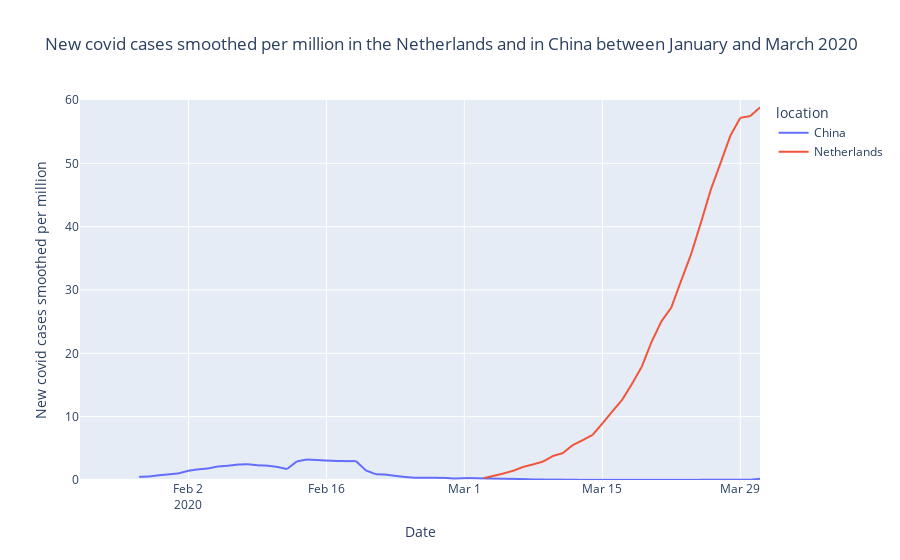

The notebook cell this image was saved under:
### Markdown cell above
As the graph above shows, China has indeed recorded very few cases. The Netherlands, on the other hand, has a curve that is dictated by the different epidemic waves. China's curve even seems to be constantly zero. However, they did consider some cases as shown below:

### Code cell
#Interactive plot (color makes possible to select on right of graph)
fig = px.line(Covid_China, x='date', y= 'new_cases_smoothed_per_million' ,color='location',
                range_x= ['2020-01-22', '2020-03-31'], range_y=[0,60], title= 'New covid cases smoothed per million in the Netherlands and in China between January and March 2020',
                 labels={
                   #Change label names
                   'new_cases_smoothed_per_million': 'New covid cases smoothed per million',
                   'date': 'Date'
               }, ) 

#Show the graph
fig.show()

### Figure 1 — Plotly figure (JSON) as saved in the notebook; plotly's stock layout.template omitted (floating-point values rounded to 4 significant figures; data arrays with more than 128 entries replaced by an {"elided": "..."} marker saying what was removed)
{"data": [{"hovertemplate": "location=China<br>Date=%{x}<br>New covid cases smoothed per million=%{y}<extra></extra>", "legendgroup": "China", "line": {"color": "#636efa", "dash": "solid"}, "marker": {"symbol": "circle"}, "mode": "lines", "name": "China", "showlegend": true, "type": "scattergl", "x": {"elided": "994 str values"}, "xaxis": "x", "y": {"elided": "994 float values"}, "yaxis": "y"}, {"hovertemplate": "location=Netherlands<br>Date=%{x}<br>New covid cases smoothed per million=%{y}<extra></extra>", "legendgroup": "Netherlands", "line": {"color": "#EF553B", "dash": "solid"}, "marker": {"symbol": "circle"}, "mode": "lines", "name": "Netherlands", "showlegend": true, "type": "scattergl", "x": {"elided": "958 str values"}, "xaxis": "x", "y": {"elided": "958 float values"}, "yaxis": "y"}], "layout": {"legend": {"title": {"text": "location"}, "tracegroupgap": 0}, "title": {"text": "New covid cases smoothed per million in the Netherlands and in China between January and March 2020"}, "xaxis": {"anchor": "y", "domain": [0, 1], "range": ["2020-01-22", "2020-03-31"], "title": {"text": "Date"}}, "yaxis": {"anchor": "x", "domain": [0, 1], "range": [0, 60], "title": {"text": "New covid cases smoothed per million"}}}}
